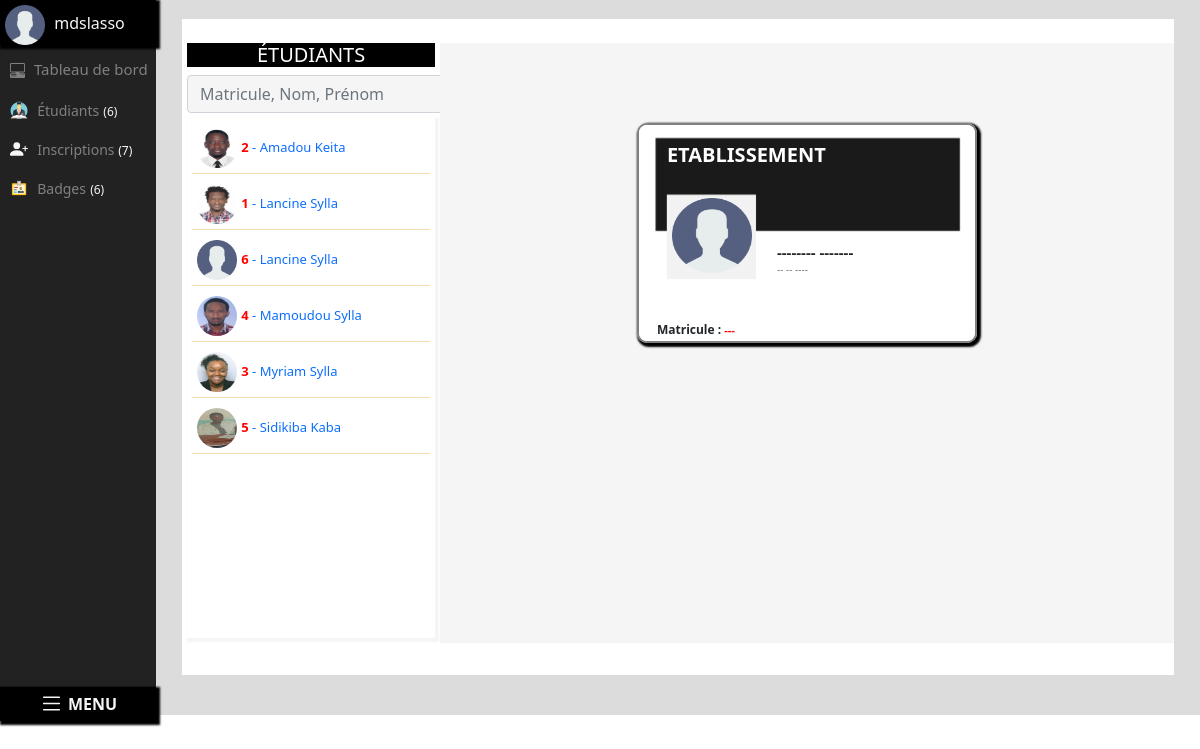
The app's page /badges.html/ (signed in) with its own data.
### apps/models.py (models this page shows, shortened)
class Etudiant(models.Model):
    nom = models.CharField(max_length=250, verbose_name="Nom")
    prenom = models.CharField(max_length=250, verbose_name="Prénom")
    naissance = models.CharField(max_length=250, verbose_name="Date de naissance", default="01.01.2022")
    lieu = models.CharField(max_length=250, verbose_name="Lieu de naissance")
    pere = models.CharField(max_length=250, verbose_name="Nom du père ")
    mere = models.CharField(max_length=250, verbose_name="Nom de la mère")
    numero = models.CharField(max_length=250, verbose_name="Numéro", blank=True, unique=True)
    urgent = models.CharField(max_length=250, verbose_name="Numéro à contacter en cas d'urgence")
    matricule = models.IntegerField(verbose_name="Matricule", unique=True, null=True)
    photo = models.ImageField(upload_to='Photo/images', verbose_name="Choisir la photo", blank=True)
    class Meta:
        ordering = ('prenom',)

### apps/views.py (the view)
# urls.py: path('badges.html/', views.Badges.as_view(), name='badges'),
class Badges(ListView):
    model = Etudiant
    context_object_name = 'etudiants'
    template_name = 'apps/badges.html'
    ordering = ['prenom']
    def get_context_data(self, *args, **kwargs):
        context = super(Badges, self).get_context_data(*args, **kwargs)
        context['inscriptions'] = Inscription.objects.all()
        context['etudiants_home'] = Etudiant.objects.all().order_by('id').order_by('prenom')[:100]
        context['enseignants'] = Enseignant.objects.all().order_by('id')
        context['classes'] = Classe.objects.all().order_by('id')
        context['etablissements'] = Etablissement.objects.all().order_by('id')[:1]
        return context

### apps/templates/apps/badges.html (shortened to what this page needs)
{% extends 'base.html' %}
{% load static %}
{% block body %}
    <div  id="container">
    <div id="cadre-etudiants">
        <div id="menu-etudiants">
           {% include 'includes/menu_etudiants.html' %}
        </div>
        <div id="infos-etudiants">
              <br>
            <div id="cadre" style="height: 82vh;overflow:hidden">
            <br>
             <div id="menu-comptabilite">
                    {% include 'includes/menu_badge.html' %}
            </div>
                <div  id="cadre-badge"  >
                    <div id="badge" >
                          <img id="photo-badge" src="{% static 'apps/img/user.png' %}">
                          <h1 id="annee-badge">ETABLISSEMENT</h1>
                        <img id="badge-img" style="width: 340px; height: 220px; border: 2px solid grey; border-radius: 10px; margin: auto;" src="{% static 'apps/img/badge-vierge.png' %}">
                        <h1 id="nom-badge"> -------- -------</h1>
                        <h1 id="naissance-badge"> -- -- ----</h1>
                        <h1 id="matricule-badge"> Matricule : <span style="color: red; font-size: 11px"> --- </span> </h1>
                    </div>
                   </div>
            </div>
        </div>
    </div>
    </div>
{% endblock body %}

### apps/templates/includes/menu_etudiants.html (shortened to what this page needs)
{% load static %}
<div id="cadre-admin">
    <img src="{% static 'apps/img/user.png' %}">
    {% if user.is_superuser %}
        <span> {{ user.username }}</span>
    {% endif %}
</div>
<h1>
    <span></span>
    <span style="margin-left: 5px">Tableau de bord</span>
</h1>
<nav id="cadre1">
    <li>
        <img src="{% static 'apps/img/etudiant.png' %}">
        <a href="{% url 'apps:etudiants' %}">Étudiants</a>
        <span>({{ etudiants.count }})</span>
    </li>
    <li>
        <a href="{% url 'apps:inscriptions' %}"> Inscriptions </a>
        {% if annee or classe %}
            <span>({{ inscriptions_slug.count }})</span>
        {% else %}
            <span>({{ inscriptions.count }})</span>
        {% endif %}
    </li>
    <li>
        <img src="{% static 'apps/img/badge.png' %}">
        <a href="{% url 'apps:badges' %}"> Badges</a>
        <span>({{ etudiants.count }})</span>
    </li>
</nav>
<li id="home"><a style="font-weight:bold " href="{% url 'apps:home' %}">
    <span> MENU </span>
</a>
</li>

### apps/templates/includes/menu_badge.html
{% load static %}
{% load class_name %}
               <h1>ÉTUDIANTS</h1>
                                <form style="" method='get' action="{% url 'apps:search-badges' %}" class="navbar-form navbar-right" role="search">
                                    <input id="search-form"
                                           style="background-image: url( '{% static 'apps/img/search.png' %}')" name="q"
                                           type="search" minlength="1" placeholder="Matricule, Nom, Prénom "
                                           class="form-control"/>
                                </form>
                 <div id="comptabilite" style="height: 520px;">
                       {% if  query %}
                            {% for etudiant in object_list %}
                                {% with etudiant|class_name as klass %}
                                   <li>
                                    <span> {% if etudiant.photo %}<img style="width: 40px; height: 40px; border-radius: 200px" src="{{ etudiant.photo.url }}"/> {% else %}<img style="width: 40px; height: 40px" src="{% static 'apps/img/user.png' %}"/>  {% endif %}</span>
                                   <a href="{% url 'apps:details_badges' etudiant.id %}">  <span style="color: red; font-weight: bold"> {{ etudiant.matricule }} </span> - {{ etudiant.prenom }} {{ etudiant.nom }}  </a>- <span style="color:grey ; font-size: 12px">   </span>
                                   </li>
                           {% endwith %}
                         {% empty %}
                        {% endfor %}
                       {% else %}
                        {% for etudiant in etudiants_home %}
                         <li>
                             <span> {% if etudiant.photo %}<img style="width: 40px; height: 40px; border-radius: 200px" src="{{ etudiant.photo.url }}"/> {% else %}<img style="width: 40px; height: 40px" src="{% static 'apps/img/user.png' %}"/>  {% endif %}</span>
                             <a href="{% url 'apps:details_badges' etudiant.id %}">  <span style="color: red; font-weight: bold"> {{ etudiant.matricule }} </span> - {{ etudiant.prenom }} {{ etudiant.nom }}  </a>
                         </li>
                         {% endfor %}
                         {% endif %}
                 </div>

### apps/static/apps/css/style.css (style rules this page uses)
body { background-color: white; }
body a { text-decoration: none; }
#menu-etudiants { width: 13%; height: 90vh; background-color: #222222; float: left; position: relative; }
#menu-etudiants #cadre-admin { height: 45px; margin: auto; background-color: black; color: whitesmoke; box-shadow: 2px 2px 2px 2px black; }
#menu-etudiants #cadre-admin img { width: 40px; height: 40px; margin: 5px; }
#menu-etudiants #cadre1 { height: 73vh; margin-top: 15px; }
#menu-etudiants #home { width: 100%; display: inline-block; text-align: center; box-shadow: 2px 2px 2px 2px black; padding: 5px; margin-top: 10px; background-color: black; }
#menu-etudiants #home a { color: whitesmoke; }
#menu-etudiants #cadre1 li { display: block; margin: 5px; padding: 5px; }
#menu-etudiants #cadre1 li a { color: grey; margin-left: 5px; font-size: 14px; }
#menu-etudiants #cadre1 li span { color: whitesmoke; font-size: 12px; }
#menu-etudiants #cadre1 li svg { width: 18px; height: 18px; color: whitesmoke; margin-top: -5px; }
#menu-etudiants #cadre1 li img { width: 18px; height: 18px; color: whitesmoke; margin-top: -5px; }
#menu-etudiants h1 { font-size: 15px; color: grey; margin-left: 10px; margin-top: 15px; }
#menu-etudiants h1 svg { width: 15px; height: 15px; }
#infos-etudiants { width: 87%; height: 90vh; background-color: gainsboro; float: right; margin-top: -5px; }
#search-form { width: 300px; border-top-right-radius: 0px; border-bottom-right-radius: 0px; background-repeat: no-repeat; background-position: right center; }
#infos-etudiants #cadre { width: 95%; margin: auto; height: 75vh; background-color: white; }
#menu-comptabilite { width: 25%; height: 600px; background-color: white; float: left; margin-left: 5px; }
#menu-comptabilite form { width: 100%; margin: auto; }
#menu-comptabilite h1 { text-align: center; background-color: black; color: white; font-size: 20px; }
#menu-comptabilite form input { background-color: whitesmoke; }
#menu-comptabilite #comptabilite { width: 100%; margin: auto; height: 520px; background-color: white; overflow: auto; margin-top: 5px; box-shadow: 2px 2px 2px 2px whitesmoke; }
#menu-comptabilite #comptabilite li { display: block; margin: 5px; border-bottom: 1px solid wheat; padding: 5px; }
#menu-comptabilite #comptabilite li a { font-size: 13px; }
#cadre-badge { width: 74%; height: 600px; float: right; background-color: whitesmoke; text-align: center; }
#badge { width: 340px; height: 220px; margin: auto; margin-top: 80px; border-radius: 10px; box-shadow: 2px 2px 2px 2px black; background-size: cover; }
#photo-badge { position: absolute; width: 80px; height: 75px; margin-top: 75px; margin-left: 35px; }
#annee-badge { position: absolute; margin-left: 30px; margin-top: 20px; color: white; font-size: 20px; font-weight: bold; }
#nom-badge { position: absolute; margin-left: 140px; margin-top: -100px; font-weight: bold; font-size: 15px; }
#matricule-badge { position: absolute; margin-top: -20px; font-weight: bold; font-size: 12px; margin-left: 20px; }
#naissance-badge { position: absolute; margin-left: 140px; margin-top: -80px; font-size: 10px; color: grey; }

### records on screen
Etudiant: photo (picture), matricule "2", prenom "Amadou", nom "Keita"
Etudiant: photo (picture), matricule "1", prenom "Lancine", nom "Sylla"
Etudiant: matricule "6", prenom "Lancine", nom "Sylla"
Etudiant: photo (picture), matricule "4", prenom "Mamoudou", nom "Sylla"
Etudiant: photo (picture), matricule "3", prenom "Myriam", nom "Sylla"
Etudiant: photo (picture), matricule "5", prenom "Sidikiba", nom "Kaba"

### other values on screen
{{ user.username }} "mdslasso"
{{ etudiants.count }} "6"
{{ inscriptions.count }} "7"
